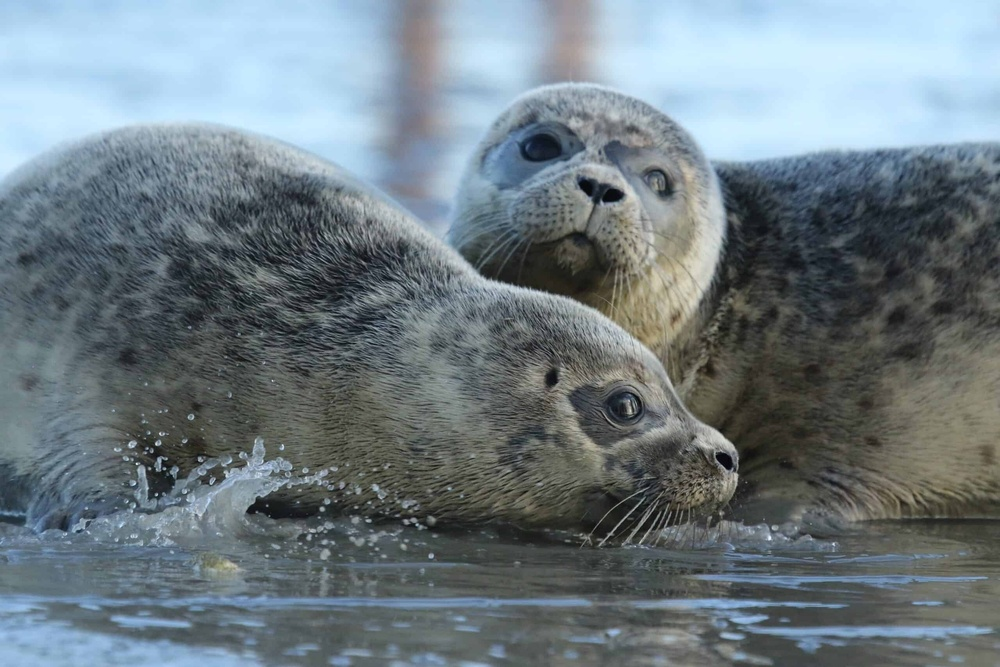
#> input picture Computer Vision/reading images/seals.jpg, 1000 x 667 px, shrunk from 2560 x 1707 before the run
$ python readimg.py
#> lines starting #> are read from the running program, lines starting #| are printed output that depends on the picture
from PIL import Image
import numpy as np

image_path = "seals.jpg"
image = Image.open(image_path)
#> image is the input picture: PIL image 1000x667 RGB; mean R, G, B 111.3, 123.9, 130.5

img = np.array(image)
width, height, channels = img.shape
#> width = 667; height = 1000; channels = 3
print("width:",width, ", height:", height, ", channels:", channels, ", mode:", image.mode)
#| width: 667 , height: 1000 , channels: 3 , mode: RGB

red = img[:,:,0]
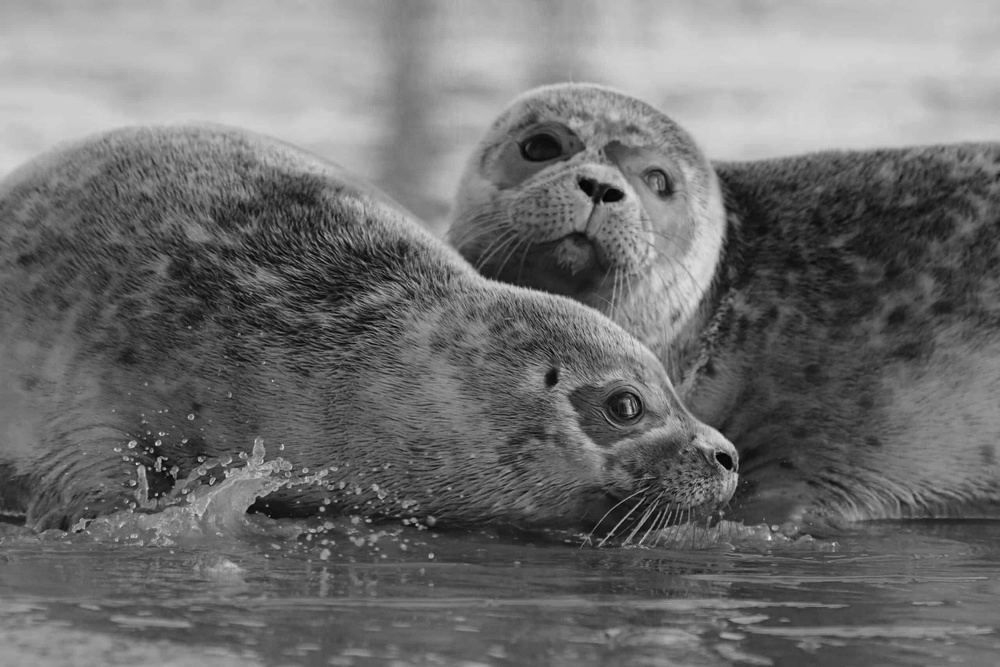
#> red: shape (667, 1000); min 1, max 235, mean 111.3
green = img[:,:,1]
blue = img[:,:,2]
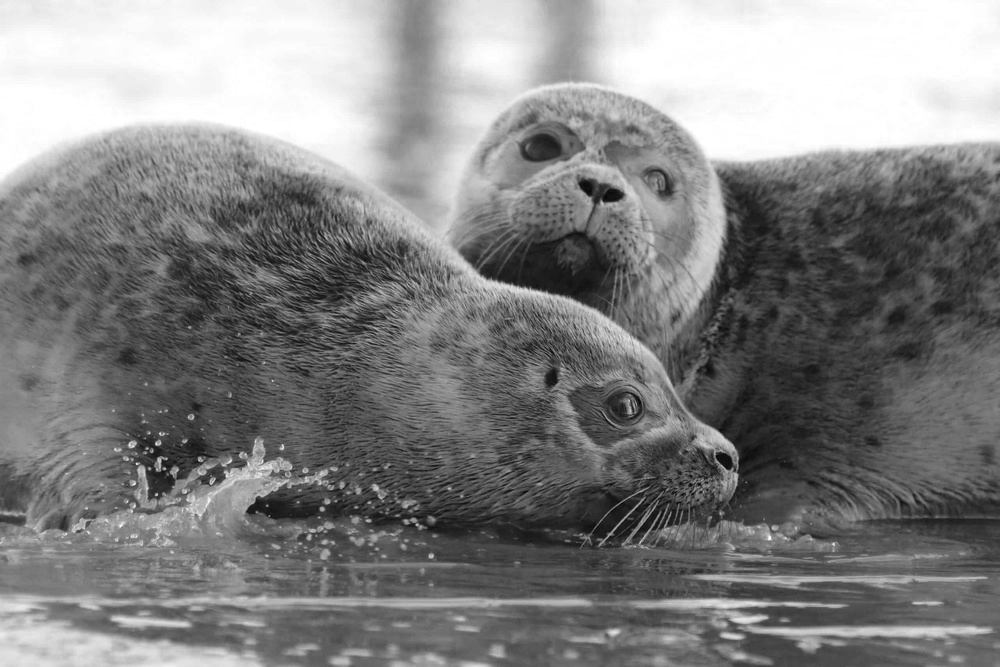
#> blue: shape (667, 1000); min 1, max 255, mean 130.5
zero = np.zeros_like(red)

# image recreation
merged = np.stack([red, green, blue], axis=2)
merged_image = Image.fromarray(merged)
merged_image.show()

# red channel
red_image = np.stack([red, zero, zero], axis=2)
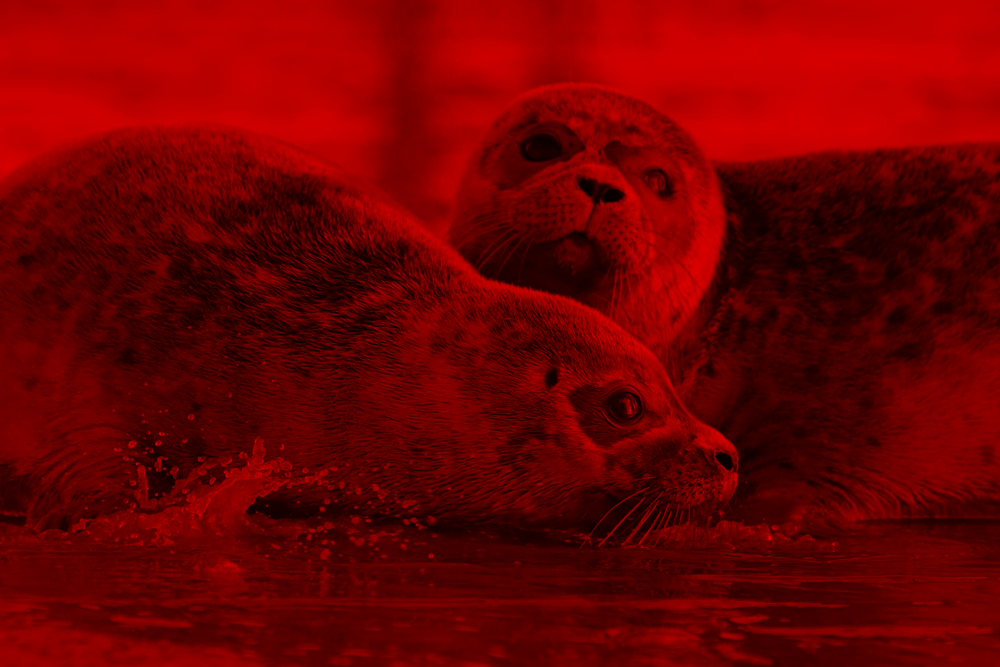
#> red_image: shape (667, 1000, 3); mean of channels 0, 1, 2 111.3, 0, 0; drawn as R, G, B
red_image = Image.fromarray(red_image)
#red_image.show()

# green channel
green_image = np.stack([zero, green, zero], axis=2)
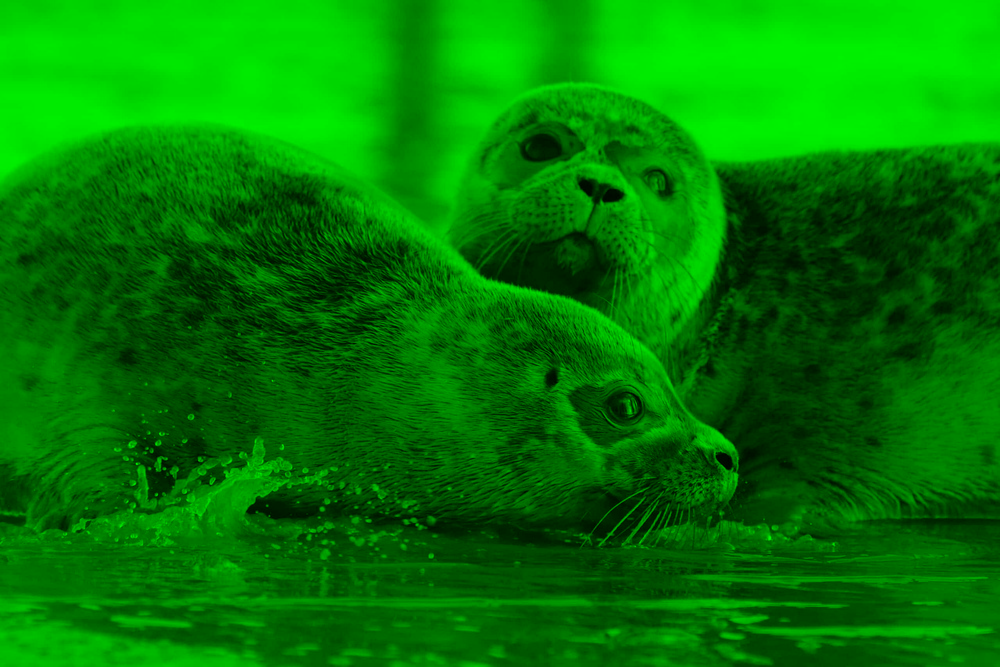
#> green_image: shape (667, 1000, 3); mean of channels 0, 1, 2 0, 123.9, 0; drawn as R, G, B
green_image = Image.fromarray(green_image)
#green_image.show()

# blue channel
blue_image = np.stack([zero, zero, blue], axis=2)
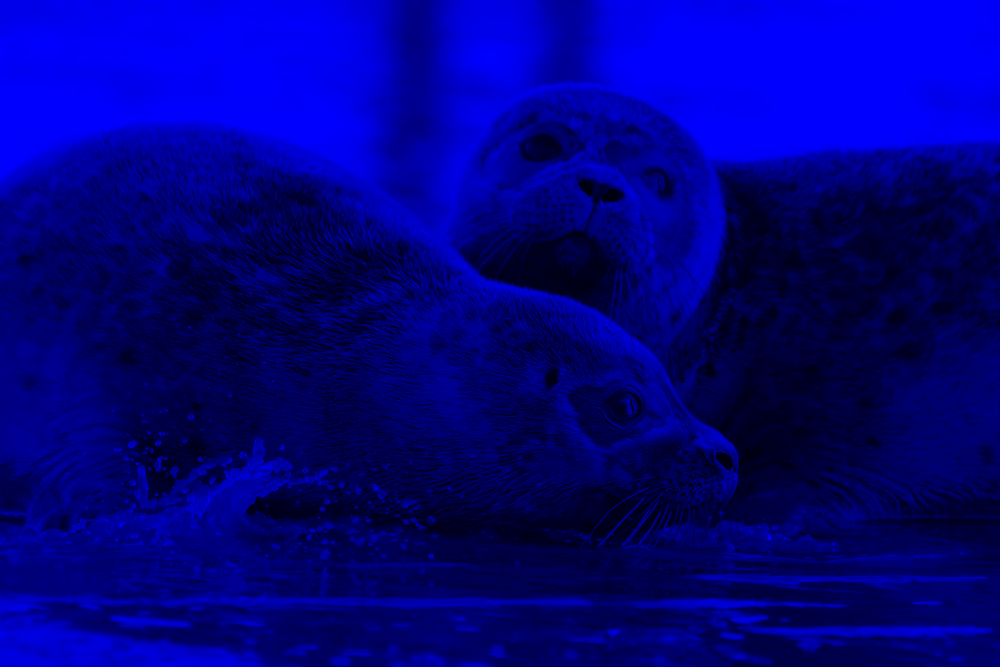
#> blue_image: shape (667, 1000, 3); mean of channels 0, 1, 2 0, 0, 130.5; drawn as R, G, B
blue_image = Image.fromarray(blue_image)
#blue_image.show()


# yellow channel
yellow_image = np.stack([red, green, zero], axis=2)
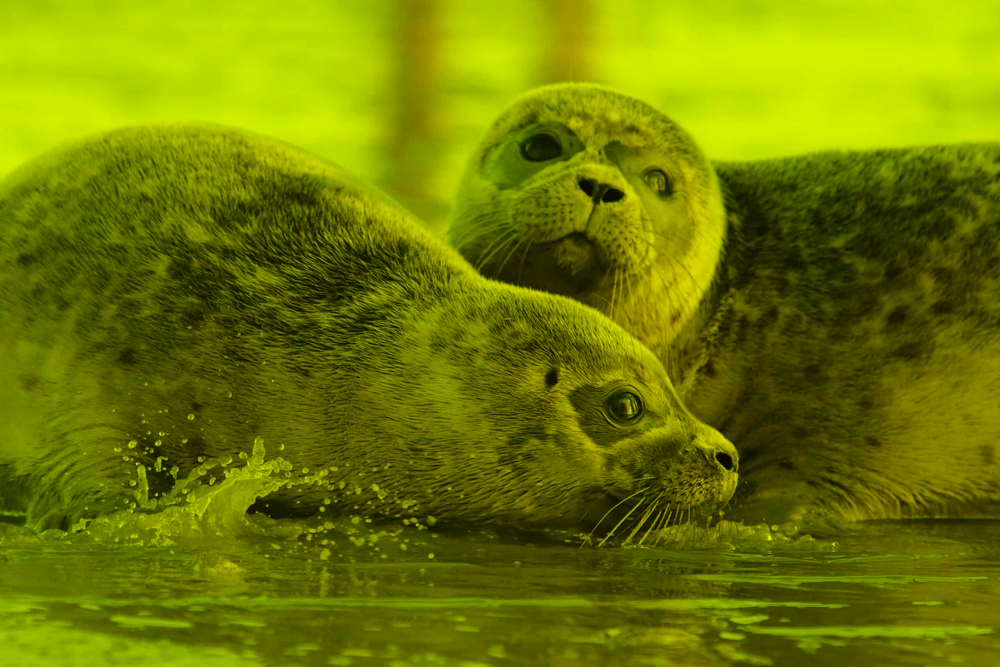
#> yellow_image: shape (667, 1000, 3); mean of channels 0, 1, 2 111.3, 123.9, 0; drawn as R, G, B
yellow_image = Image.fromarray(yellow_image)
#yellow_image.show()


# abstract images
abstract_image = np.stack([green, blue, red], axis=2)
abstract_image = Image.fromarray(abstract_image)
abstract_image.show()

# abstract images
abstract_image = np.stack([red*2, green*2, blue*2], axis=2)
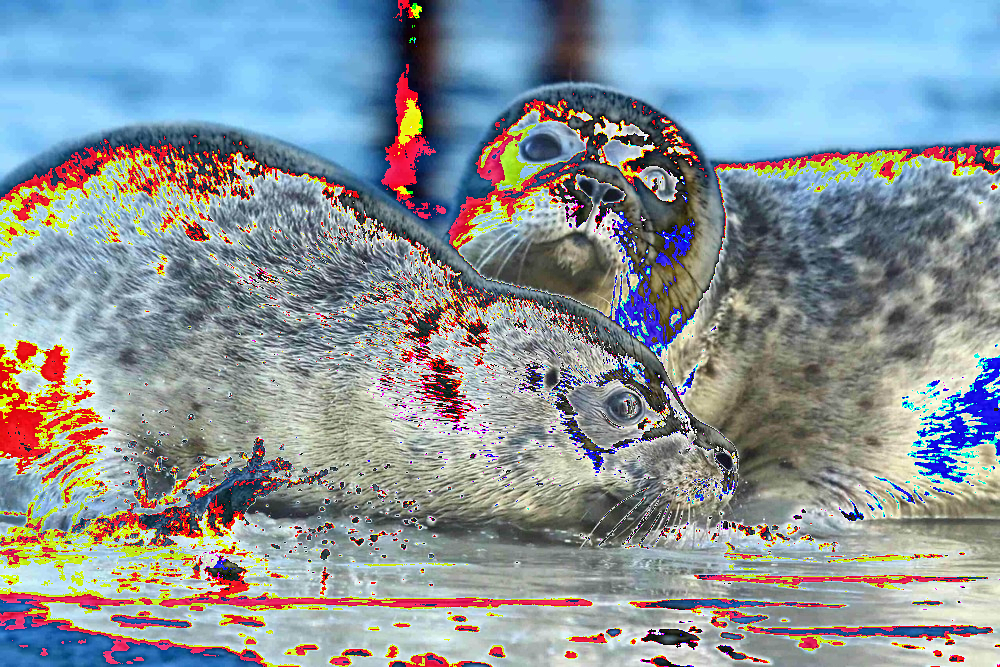
#> abstract_image: shape (667, 1000, 3); mean R, G, B 138.6, 149.3, 155.4
abstract_image = Image.fromarray(abstract_image)
abstract_image.show()

$ run again, with Computer Vision/reading images/ecualizada.jpg copied over Computer Vision/reading images/seals.jpg
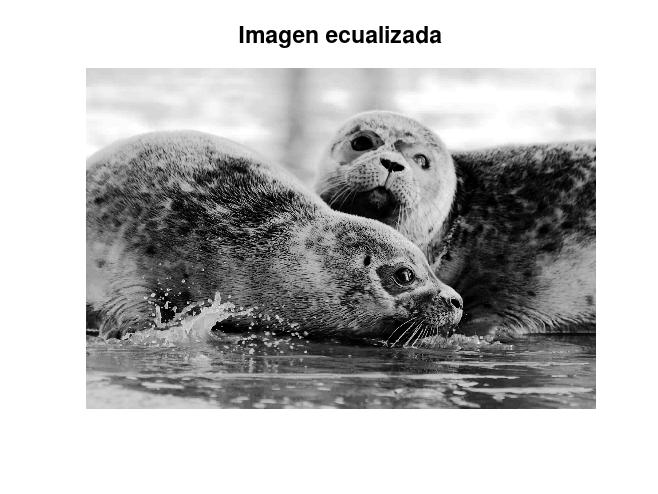
#> input picture Computer Vision/reading images/ecualizada.jpg, 658 x 494 px
#> image is the input picture: PIL image 658x494 RGB; min 0, max 255, mean 186.1
#| width: 494 , height: 658 , channels: 3 , mode: RGB
#> `yellow_image = np.stack([red, green, zero], axis=2)`:
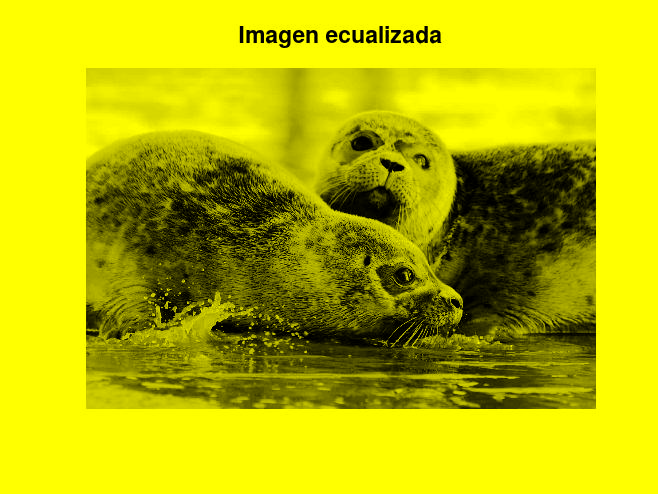
#> yellow_image: shape (494, 658, 3); mean of channels 0, 1, 2 186.1, 186.1, 0; drawn as R, G, B
#> `abstract_image = np.stack([red*2, green*2, blue*2], axis=2)`:
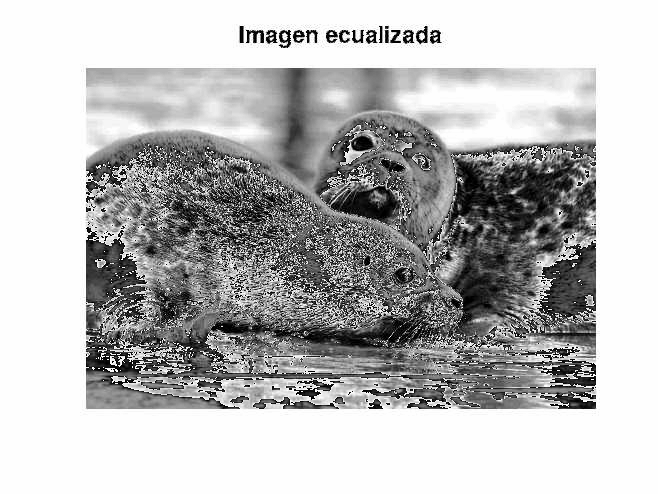
#> abstract_image: shape (494, 658, 3); min 0, max 254, mean 185.3
